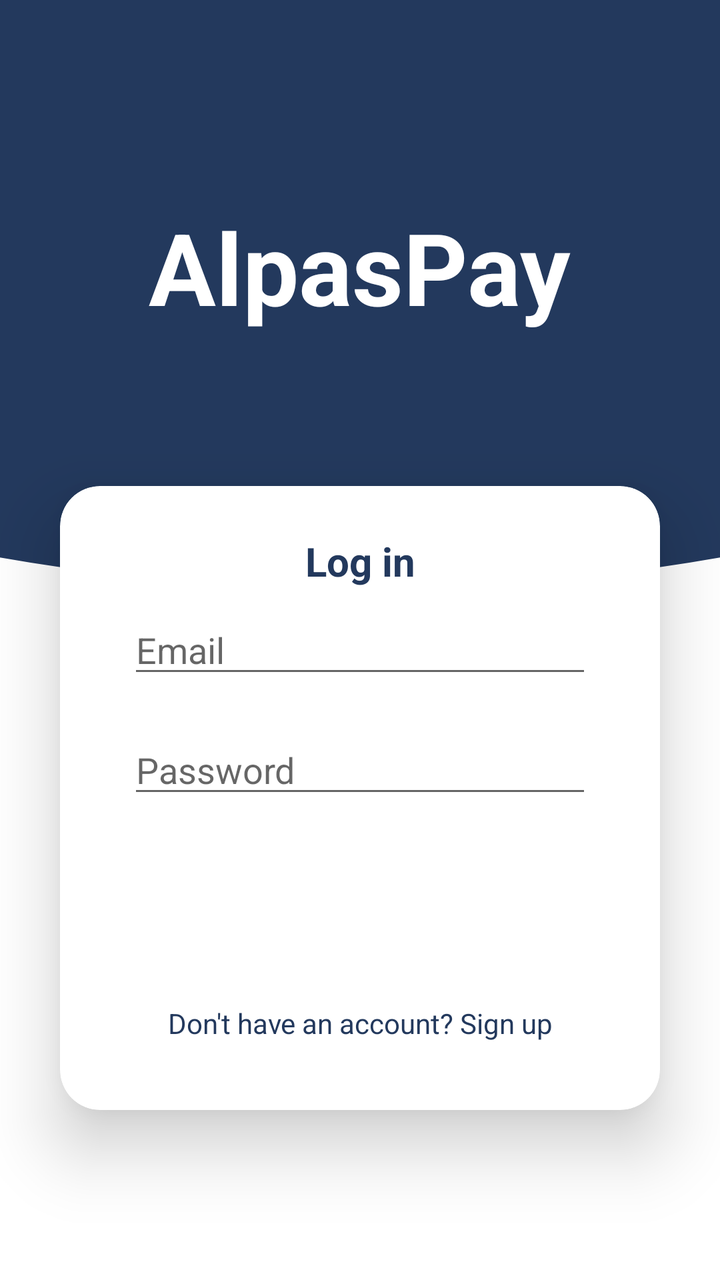
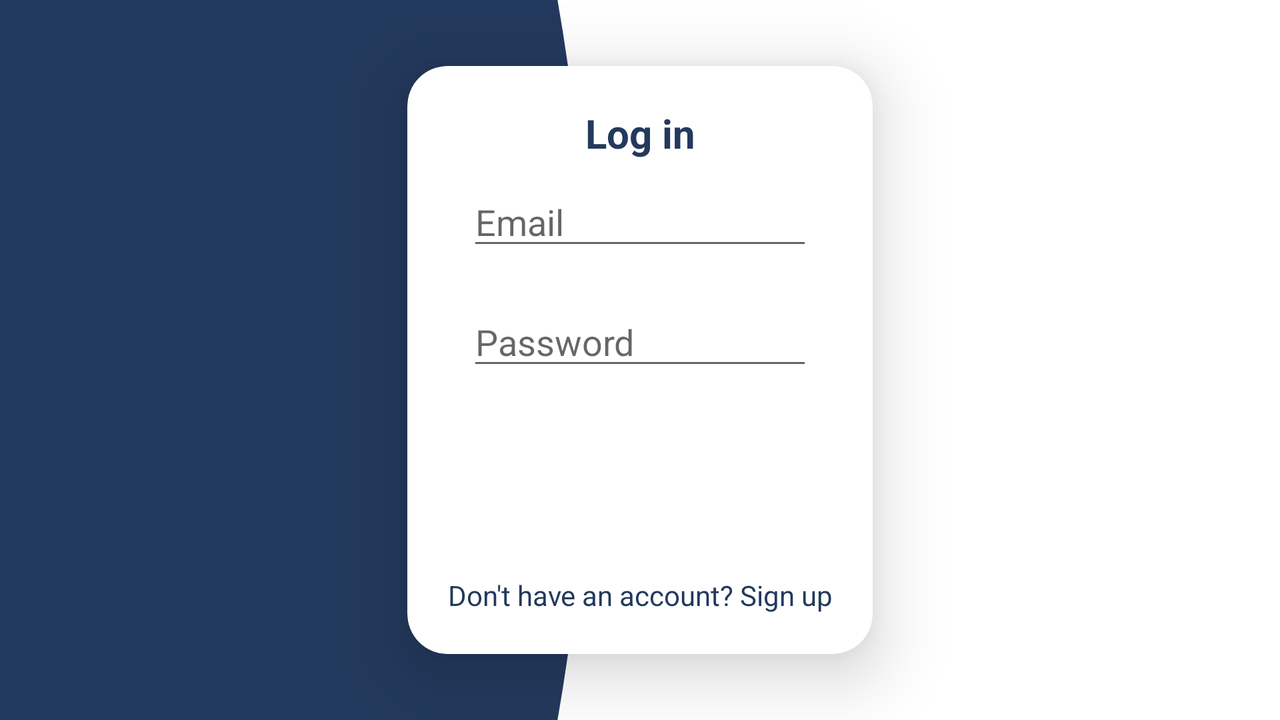

An Android layout and its configuration variant, each rendered on a device that would load it. The default file and the variant file are quoted in full after the pictures.
<!-- AndroidManifest.xml: application theme Theme.AlpasPay -->
<!-- res/layout/activity_login.xml -->
<?xml version="1.0" encoding="utf-8"?>
<FrameLayout
    android:layout_width="match_parent"
    android:layout_height="match_parent"
    xmlns:android="http://schemas.android.com/apk/res/android"
    xmlns:app="http://schemas.android.com/apk/res-auto"
    xmlns:tools="http://schemas.android.com/tools"
    >
<LinearLayout
    android:id="@+id/main"
    android:layout_width="match_parent"
    android:layout_height="match_parent"
    android:orientation="vertical"
    android:background="@drawable/bg_halfcircle"
    android:layout_gravity="center_vertical"
    tools:context=".Signin">


    <TextView
        android:layout_width="wrap_content"
        android:layout_height="213dp"
        android:layout_gravity="center"
        android:paddingTop="100dp"
        android:text="@string/alpaspay"
        android:textColor="@color/white"
        android:textSize="50dp"
        android:textStyle="bold" />

    <androidx.cardview.widget.CardView
        android:layout_width="match_parent"
        android:layout_height="wrap_content"
        android:layout_margin="30dp"
        app:cardCornerRadius="20dp"
        app:cardElevation="20dp"
        android:background="@color/white">>
        <LinearLayout
            android:layout_width="match_parent"
            android:layout_height="wrap_content"
            android:layout_gravity="center_horizontal"
            android:orientation="vertical"
            android:padding="24dp"
            android:elevation="20dp">

            <TextView
                android:layout_width="match_parent"
                android:layout_height="wrap_content"
                android:text="Log in"
                android:textSize="20dp"
                android:textColor="@color/blue"
                android:textStyle="bold"
                android:textAlignment="center"
                />

            <EditText
                android:id="@+id/login_email"
                android:layout_width="match_parent"
                android:layout_height="40dp"
                android:layout_margin="10dp"
                android:singleLine="true"
                android:hint="Email"
                android:inputType="textEmailAddress"
                android:autofillHints="emailAddress"
                />

            <EditText
                android:layout_width="match_parent"
                android:layout_height="40dp"
                android:id="@+id/login_password"
                android:layout_margin="10dp"
                android:hint="Password"
                android:inputType="textPassword"
                android:singleLine="true"
                android:autofillHints="password"
                />

            <Button
                android:layout_width="match_parent"
                android:layout_height="match_parent"
                android:text="Log in"
                android:id="@+id/btn_login"
                android:layout_marginTop="20dp"
                android:background="@drawable/btn_rounded_blue"
                android:textColor="@color/white"
                />
            <TextView
                android:layout_width="match_parent"
                android:layout_height="match_parent"
                android:text="Don't have an account? Sign up"
                android:gravity="center"
                android:layout_marginTop="20dp"
                android:layout_marginBottom="10dp"
                android:textColor="@color/blue"
                android:id="@+id/tosignup"/>

        </LinearLayout>
    </androidx.cardview.widget.CardView>
</LinearLayout>
    <FrameLayout
        android:id="@+id/loading"
        android:layout_width="match_parent"
        android:layout_height="match_parent"
        android:background="#C3000000"
        android:visibility="gone"
        android:clickable="true">

        <ProgressBar
            android:layout_width="90dp"
            android:layout_height="79dp"
            android:layout_gravity="center"
            android:indeterminate="true"/>

    </FrameLayout>

</FrameLayout>
<!-- resources referenced by this layout -->
<resources>
  <color name="blue">#23395d</color>
  <color name="white">#FFFFFFFF</color>
  <!-- drawable bg_halfcircle: png bitmap (drawable, 16741 bytes) -->
  <string name="alpaspay">AlpasPay</string>
  <style name="Theme.AlpasPay" parent="Base.Theme.AlpasPay" />
  <style name="Base.Theme.AlpasPay" parent="Theme.MaterialComponents.DayNight.NoActionBar.Bridge">
          
          
      </style>
</resources>
<!-- res/layout-land/activity_login.xml (the repository's variant of the layout above) -->
<!-- drawn on the phone turned sideways -->
<?xml version="1.0" encoding="utf-8"?>
<LinearLayout
    android:layout_width="match_parent"
    android:layout_height="match_parent"
    xmlns:android="http://schemas.android.com/apk/res/android"
    xmlns:app="http://schemas.android.com/apk/res-auto"
    xmlns:tools="http://schemas.android.com/tools"
    android:orientation="vertical"
    >
<FrameLayout
    android:id="@+id/main"
    android:layout_width="match_parent"
    android:layout_height="match_parent"
    android:orientation="horizontal"
    android:background="@drawable/bg_land_halfcircle"
    android:gravity="center"
    tools:context=".Signin">

        <androidx.cardview.widget.CardView
            android:layout_width="wrap_content"
            android:layout_height="wrap_content"
            android:layout_marginLeft="20dp"
            android:layout_marginRight="20dp"
            app:cardCornerRadius="20dp"
            app:cardElevation="20dp"
            android:background="@color/white"
            android:layout_gravity="center"
            >

            <LinearLayout
                android:layout_width="wrap_content"
                android:layout_height="wrap_content"
                android:layout_gravity="center"
                android:elevation="20dp"
                android:orientation="vertical"
                android:padding="20dp">

                <TextView
                    android:layout_width="match_parent"
                    android:layout_height="wrap_content"
                    android:text="Log in"
                    android:textAlignment="center"
                    android:textColor="@color/blue"
                    android:textSize="20dp"
                    android:textStyle="bold" />

                <EditText
                    android:id="@+id/login_email"
                    android:layout_width="match_parent"
                    android:layout_height="40dp"
                    android:layout_margin="10dp"
                    android:autofillHints="emailAddress"
                    android:hint="Email"
                    android:inputType="textEmailAddress"
                    android:singleLine="true" />

                <EditText
                    android:id="@+id/login_password"
                    android:layout_width="match_parent"
                    android:layout_height="40dp"
                    android:layout_margin="10dp"
                    android:autofillHints="password"
                    android:hint="Password"
                    android:inputType="textPassword"
                    android:singleLine="true" />

                <Button
                    android:id="@+id/btn_login"
                    android:layout_width="match_parent"
                    android:layout_height="match_parent"
                    android:layout_marginTop="20dp"
                    android:background="@drawable/btn_rounded_blue"
                    android:text="Log in"
                    android:textColor="@color/white" />

                <TextView
                    android:id="@+id/tosignup"
                    android:layout_width="match_parent"
                    android:layout_height="match_parent"
                    android:layout_marginTop="20dp"
                    android:gravity="center"
                    android:text="Don't have an account? Sign up"
                    android:textColor="@color/blue" />

            </LinearLayout>
        </androidx.cardview.widget.CardView>
    </FrameLayout>
    <FrameLayout
        android:id="@+id/loading"
        android:layout_width="match_parent"
        android:layout_height="match_parent"
        android:background="#C3000000"
        android:visibility="gone"
        android:clickable="true">

        <ProgressBar
            android:layout_width="90dp"
            android:layout_height="79dp"
            android:layout_gravity="center"
            android:indeterminate="true"/>

    </FrameLayout>

</LinearLayout>
<!-- resources referenced by the variant -->
<!-- as the phone turned sideways resolves them -->
<resources>
  <color name="blue">#23395d</color>
  <color name="white">#FFFFFFFF</color>
  <!-- drawable bg_land_halfcircle: png bitmap (drawable, 17438 bytes) -->
  <style name="Theme.AlpasPay" parent="Base.Theme.AlpasPay" />
  <style name="Base.Theme.AlpasPay" parent="Theme.MaterialComponents.DayNight.NoActionBar.Bridge">
          
          
      </style>
</resources>
